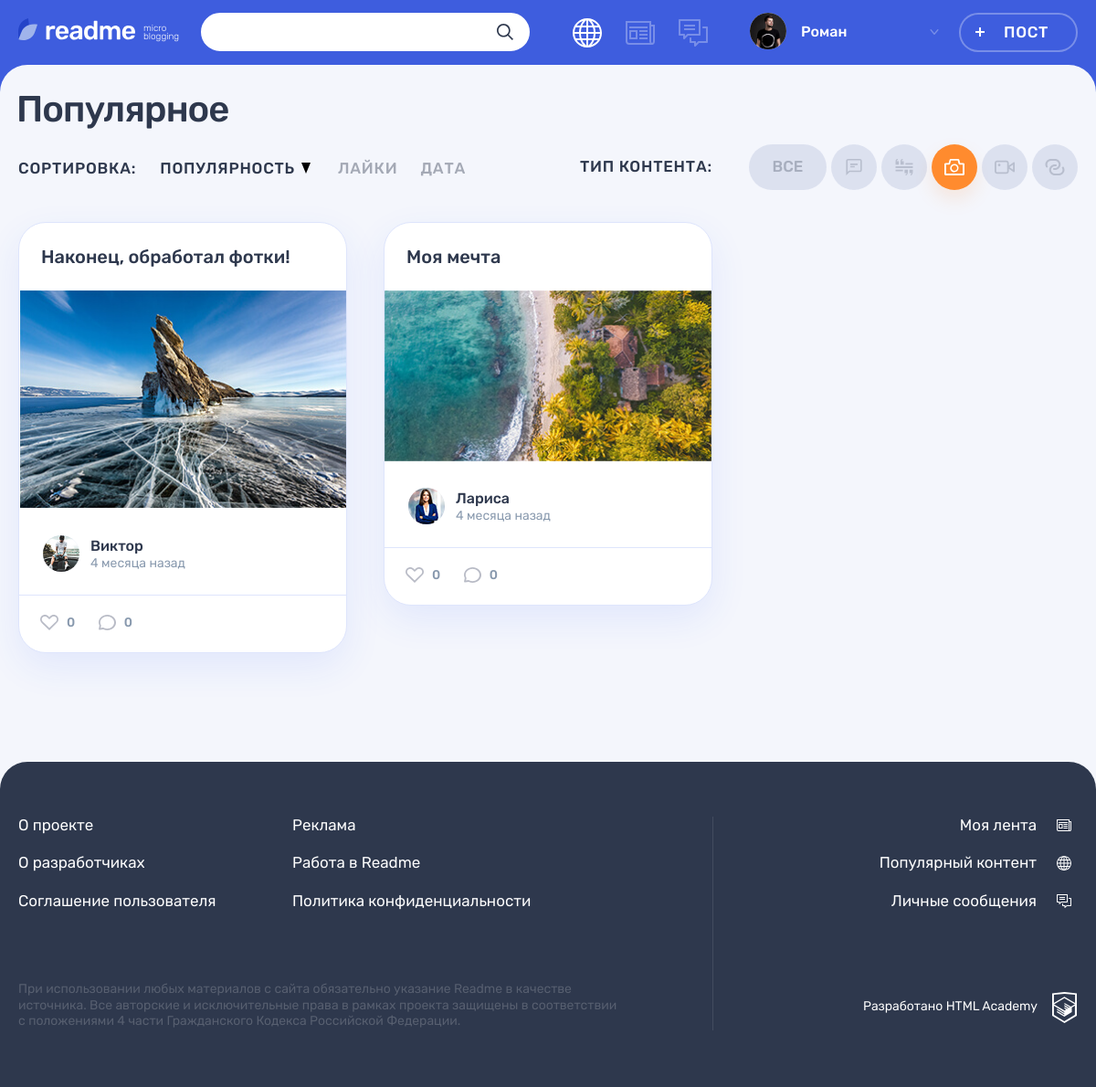
Page /index.php?type_id=3 on the committed database.
### tables this page shows
CREATE TABLE IF NOT EXISTS `content_type` (
                          `id` INT(11) NOT NULL AUTO_INCREMENT ,
                          `type_name` VARCHAR(50) NOT NULL ,
                          `class_name` VARCHAR(50) NOT NULL,
                          PRIMARY KEY (`id`)
);

CREATE TABLE IF NOT EXISTS `posts` (
                        `id` INT(11) NOT NULL AUTO_INCREMENT ,
                        `pub_date_post` DATETIME NOT NULL DEFAULT CURRENT_TIMESTAMP ,
                        `title` VARCHAR(50) NOT NULL ,
                        `text` TEXT(2000) NULL ,
                        `text_quote` TEXT(500) NULL,
                        `author_quote` VARCHAR(100) NULL ,
                        `image_link` VARCHAR(100) NULL ,
                        `video_link` VARCHAR(100) NULL ,
                        `site_link` VARCHAR(100) NULL ,
                        `views` INT(11) NOT NULL DEFAULT 0,
                        `user_id` INT(11) NOT NULL ,
                        `content_type_id` INT(11) NOT NULL ,
                        `hashtag_id` INT(11) NULL,
                         PRIMARY KEY (`id`)
);

CREATE TABLE IF NOT EXISTS `users` (
                        `id` INT(11) NOT NULL AUTO_INCREMENT ,
                        `reg_date` DATETIME NOT NULL DEFAULT CURRENT_TIMESTAMP ,
                        `email` VARCHAR(50) NOT NULL ,
                        `login` VARCHAR(50) NOT NULL ,
                        `password` CHAR(64) NOT NULL ,
                        `avatar_link` VARCHAR(100) NULL,
                        PRIMARY KEY (`id`)
);

### helpers.php (called while the page is built, shortened)
<?php
function get_noun_plural_form(int $number, string $one, string $two, string $many): string
{
    $number = (int)$number;
    $mod10 = $number % 10;
    $mod100 = $number % 100;
    switch (true) {
        case ($mod10 >= 2 && $mod10 <= 4):
            return $two;
    }
}
function include_template($name, array $data = [])
{
    $name = 'templates/' . $name;
    extract($data);
    require $name;
    $result = ob_get_clean();
    return $result;
}

### functions.php (called while the page is built, shortened)
<?php
function get_post_date(string $str_date): string
{
    $date = strtotime($str_date);
    $current_date = time();
    $diff_date = $current_date - $date;
    $diff_minute = floor($diff_date / 60);
    $diff_hours = floor($diff_minute / 60);
    $diff_days = floor($diff_hours / 24);
    $diff_week = floor($diff_days / 7);
    $diff_month = floor($diff_days / 30);
    switch (true) {
        case ($diff_week >= 5):
            $plural_form = get_noun_plural_form($diff_month, 'месяц', 'месяца', 'месяцев');
            return $diff_month . ' ' . $plural_form . ' назад';
    }
}
function getTasksDataByType($con, $typeId)
{
    $query = 'SELECT posts.id AS post_id, pub_date_post, title, text,
            text_quote, author_quote, image_link, video_link, site_link, views, user_id,
            content_type_id, hashtag_id, users.id AS users_id,
            reg_date, email, login, avatar_link, content_type.id AS cont_id, type_name, class_name
        FROM posts
        JOIN users ON posts.user_id = users.id
        JOIN content_type ON posts.content_type_id = content_type.id';
    if ($typeId) {
        $query .= ' AND content_type_id = ' . $typeId;
    }
    $query .= ' ORDER BY posts.views DESC';
    $queryResult = mysqli_query($con, $query);
    return mysqli_fetch_all($queryResult, MYSQLI_ASSOC);
}
function getContentTypes($con)
{
    $query = 'SELECT * FROM `content_type`';
    $queryResult = mysqli_query($con, $query);
    return mysqli_fetch_all($queryResult, MYSQLI_ASSOC);
}

### templates/main.php (the view, shortened to what this page needs)
<div class="container">
    <h1 class="page__title page__title--popular">Популярное</h1>
</div>
<div class="popular container">
    <div class="popular__filters-wrapper">
        <div class="popular__sorting sorting">
            <b class="popular__sorting-caption sorting__caption">Сортировка:</b>
            <ul class="popular__sorting-list sorting__list">
                <li class="sorting__item sorting__item--popular">
                    <a class="sorting__link sorting__link--active" href="#">
                        <span>Популярность</span>
                        <svg class="sorting__icon" width="10" height="12">
                            <use xlink:href="#icon-sort"></use>
                        </svg>
                    </a>
                </li>
                <li class="sorting__item">
                    <a class="sorting__link" href="#">
                        <span>Лайки</span>
                    </a>
                </li>
                <li class="sorting__item">
                    <a class="sorting__link" href="#">
                        <span>Дата</span>
                    </a>
                </li>
            </ul>
        </div>
        <div class="popular__filters filters">
            <b class="popular__filters-caption filters__caption">Тип контента:</b>
            <ul class="popular__filters-list filters__list">
                <li class="popular__filters-item popular__filters-item--all filters__item filters__item--all">
                    <a class="filters__button filters__button--ellipse filters__button--all
                        <?= (!$type_id) ? 'filters__button--active' : ''; ?>"
                       href="/index.php">
                        <span>Все</span>
                    </a>
                </li>
                <?php foreach ($content_type_arr as $type): ?>
                <li class="popular__filters-item filters__item">
                    <a class="filters__button filters__button--photo button
                        <?= ($type_id === intval($type['id'])) ? 'filters__button--active' : ''; ?>"
                       href="/index.php?type_id=<?= $type['id']; ?>">
                        <svg class="filters__icon" width="22" height="18">
                            <use xlink:href="#icon-filter-<?= $type['class_name']; ?>"></use>
                        </svg>
                    </a>
                </li>
                <?php endforeach; ?>
            </ul>
        </div>
    </div>
    <div class="popular__posts">
        <?php foreach ($posts_arr as $value): ?>
            <article class="popular__post post <?= $value['class_name']; ?>">
                <header class="post__header">
                    <h2>
                        <a href="/posts.php?active_post=<?= $value['post_id'];?>"><?= htmlspecialchars($value['title']); ?></a>
                    </h2>
                </header>
                <div class="post__main">
                    <?php switch ($value['class_name']):
                        case "quote": ?>
                            <?php break;
                        case "photo": ?>
                            <div class="post-photo__image-wrapper">
                                <img src="uploads/<?= $value['image_link'] ?>" alt="Фото от пользователя" width="360"
                                     height="240">
                            </div>
                            <?php break;
                        case "video": ?>
                            <?php break;
                    endswitch; ?>
                </div>
                <footer class="post__footer">
                    <div class="post__author">
                        <a class="post__author-link" href="#" title="Автор">
                            <div class="post__avatar-wrapper">
                                <img class="post__author-avatar" src="img/<?= $value['avatar_link']; ?>" alt="Аватар пользователя">
                            </div>
                            <div class="post__info">
                                <b class="post__author-name"><?= $value['login']; ?></b>
                                <time class="post__time" datetime="" title="<?=$value['pub_date_post']?>"><?= get_post_date ( $value['pub_date_post'] )?></time>
                            </div>
                        </a>
                    </div>
                    <div class="post__indicators">
                        <div class="post__buttons">
                            <a class="post__indicator post__indicator--likes button" href="#" title="Лайк">
                                <svg class="post__indicator-icon" width="20" height="17">
                                    <use xlink:href="#icon-heart"></use>
                                </svg>
                                <span>0</span>
                            </a>
                            <a class="post__indicator post__indicator--comments button" href="#" title="Комментарии">
                                <svg class="post__indicator-icon" width="19" height="17">
                                    <use xlink:href="#icon-comment"></use>
                                </svg>
                                <span>0</span>
                            </a>
                        </div>
                    </div>
                </footer>
            </article>
        <?php endforeach; ?>
    </div>
</div>

### rows in the picture
posts: title "Наконец, обработал фотки!", image_link (picture), user.avatar_link (picture), user.login "Виктор", pub_date_post "4 месяца назад"
posts: title "Моя мечта", image_link (picture), user.avatar_link (picture), user.login "Лариса", pub_date_post "4 месяца назад"

### other values in the picture
$user_name "Ромaн"
